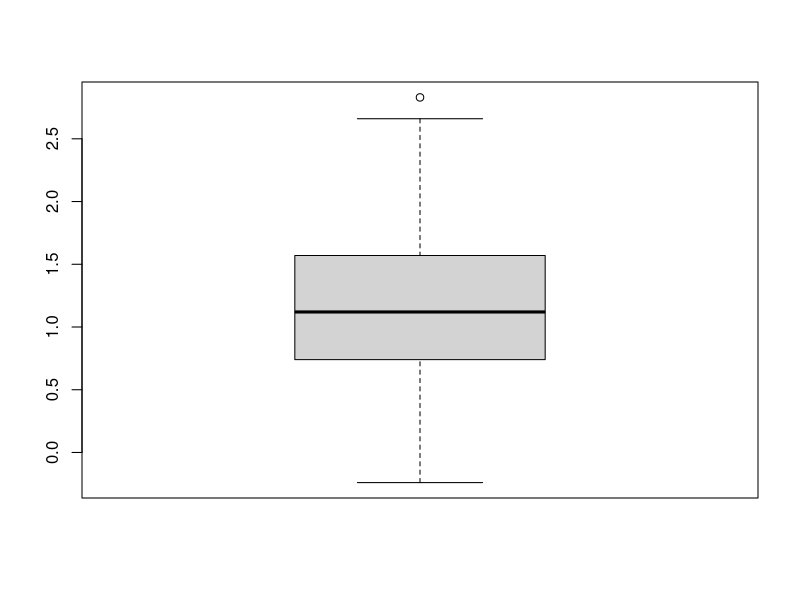
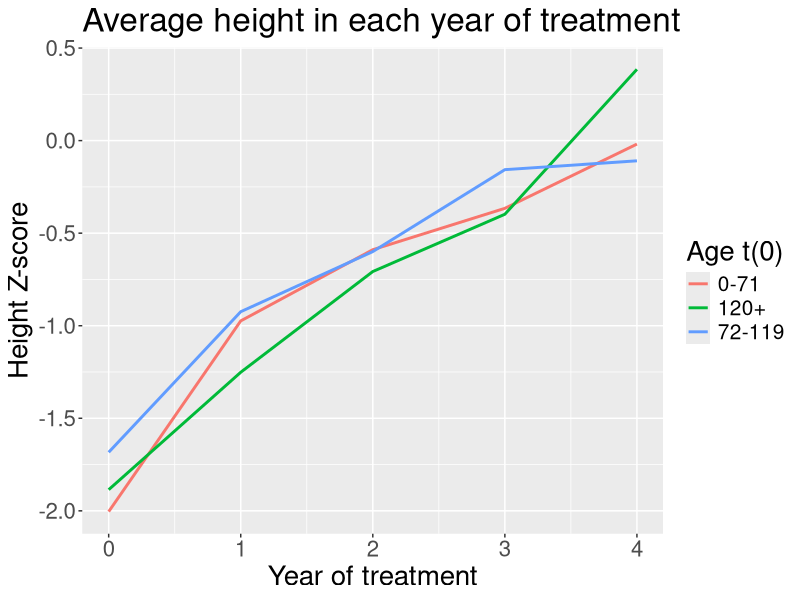
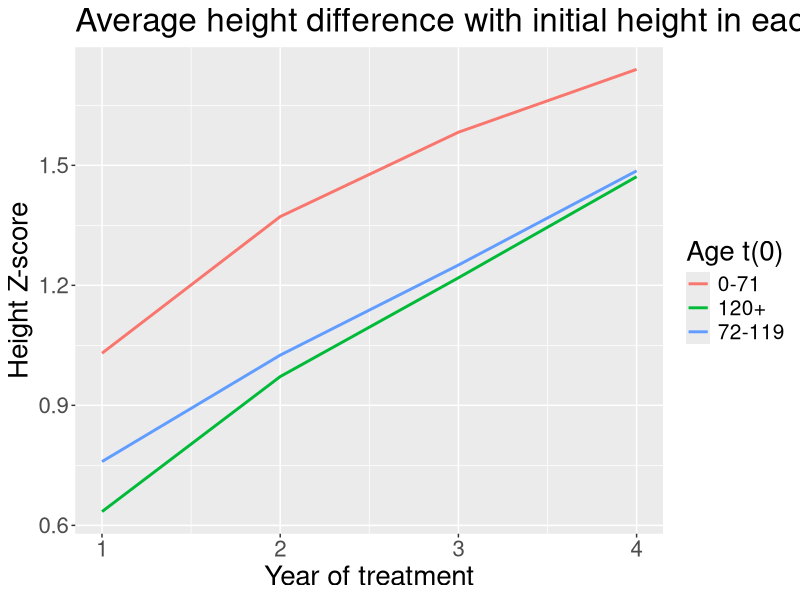
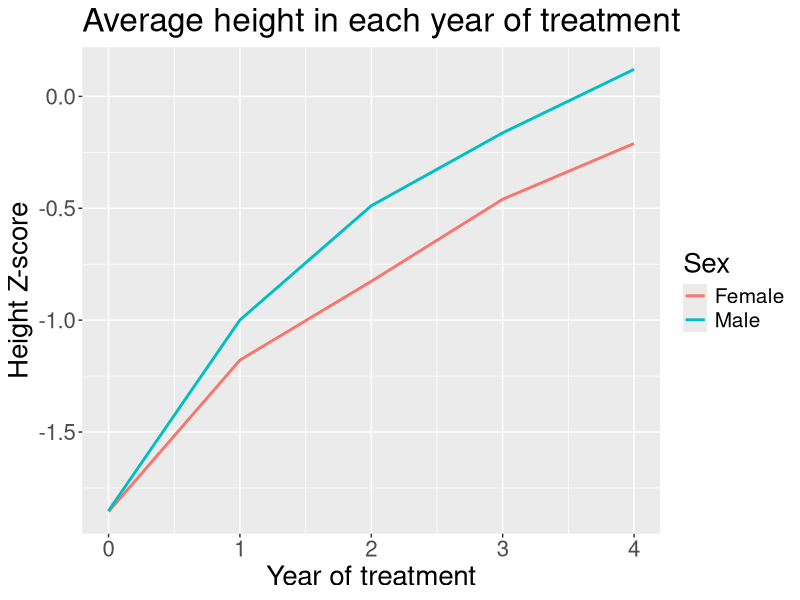
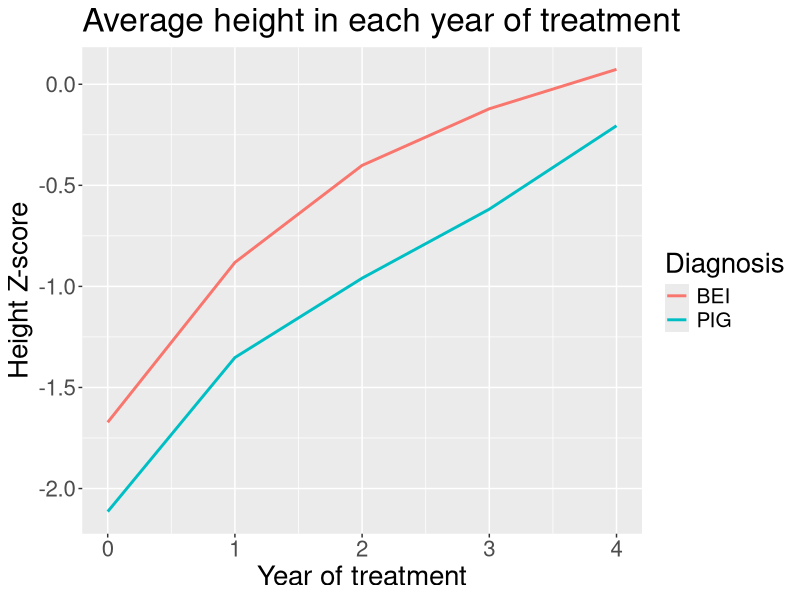
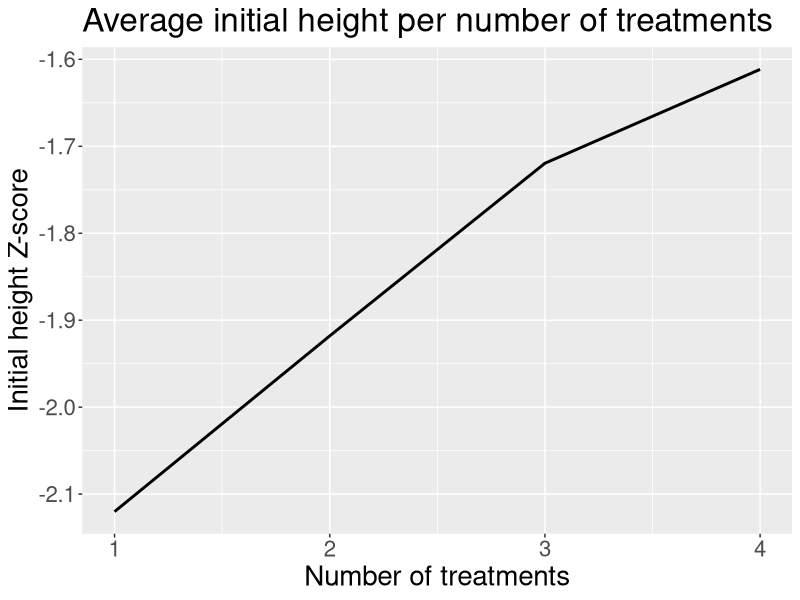
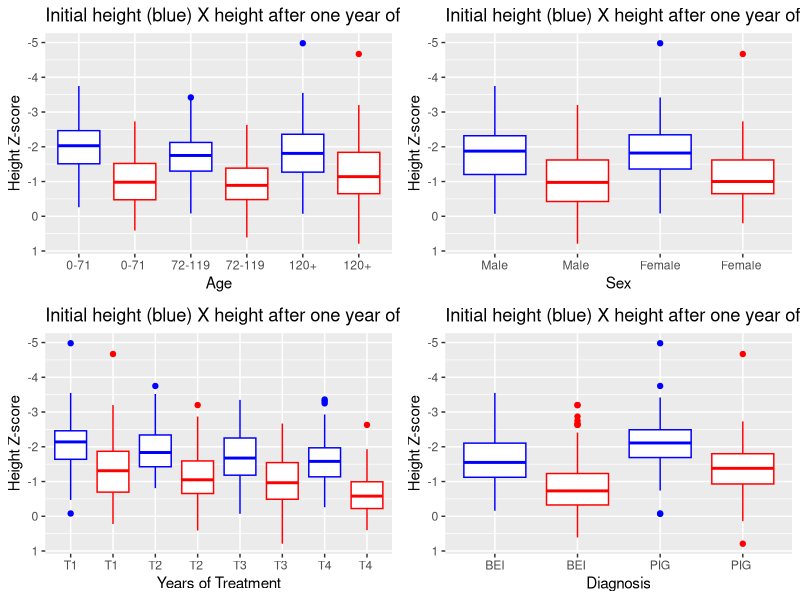
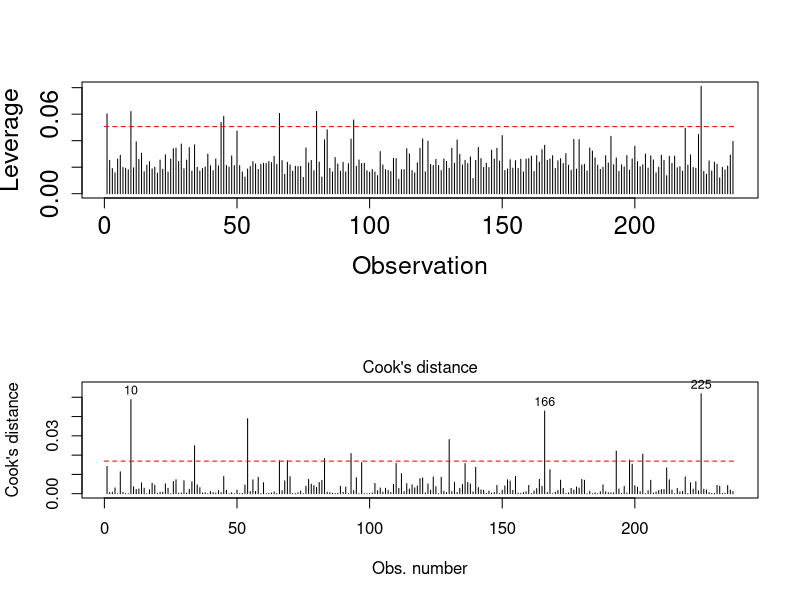

Source code (R) for these figures, in order:
## ---- chunk 1
library(data.table)
library(readxl)

dataset <- as.data.table(read_excel("PLANILHA.xlsx"))
dataset <- dataset[, c("SEXO", "ID_DIAG", "IDADE_INÍCIO", "HAZ_INÍCIO",
                        "HAZ_1ANOS", "HAZ_2ANOS", "HAZ_3ANOS", "HAZ_4ANOS")]
tail(dataset)

## ---- chunk 2

dataset[
  , `:=`(
    sexo_cat = ifelse(SEXO == 1, "Male", "Female"),
    grupo_idade_t0 = fcase(
      IDADE_INÍCIO >= 0 & IDADE_INÍCIO < 72, "0-71",
      IDADE_INÍCIO >= 72 & IDADE_INÍCIO < 120, "72-119",
      IDADE_INÍCIO >= 120, "120+"
    ),
    tratamento = fcase(
      !is.na(HAZ_4ANOS),                                       4,
      !is.na(HAZ_3ANOS) & is.na(HAZ_4ANOS),                    3,
      !is.na(HAZ_2ANOS) & is.na(HAZ_3ANOS) & is.na(HAZ_4ANOS), 2,
      is.na(HAZ_2ANOS) & is.na(HAZ_3ANOS) & is.na(HAZ_4ANOS),  1
    )
  )][,     
     diferenca := fcase(
       tratamento == 1, HAZ_1ANOS - `HAZ_INÍCIO`,
       tratamento == 2, HAZ_2ANOS - `HAZ_INÍCIO`,
       tratamento == 3, HAZ_3ANOS - `HAZ_INÍCIO`,
       tratamento == 4, HAZ_4ANOS - `HAZ_INÍCIO`
     )]
## ---- chunk 3
#A quick analysis of the difference variable, which will be the explanatory variable of the regression model in the future
summary(dataset$diferenca)
boxplot(dataset$diferenca)
## ---- chunk 4
dataset_aux <- copy(dataset)
dataset_aux <- dataset_aux[
  ,
  .(
    media0 = mean(HAZ_INÍCIO, na.rm = TRUE),
    media1 = mean(HAZ_1ANOS, na.rm = TRUE),
    media2 = mean(HAZ_2ANOS, na.rm = TRUE),
    media3 = mean(HAZ_3ANOS, na.rm = TRUE),
    media4 = mean(HAZ_4ANOS, na.rm = TRUE)
  ),
  by = .(grupo_idade_t0)
]
dataset_aux <- melt(dataset_aux, na.rm = FALSE, value.name = "media", id = "grupo_idade_t0")
dataset_aux[, aux := fcase(
  variable == "media0", 0,
  variable == "media1", 1,
  variable == "media2", 2,
  variable == "media3", 3,
  variable == "media4", 4
)]

library(ggplot2)
ggplot(dataset_aux, aes(x = aux, y = media, colour = grupo_idade_t0)) +
  geom_line(linewidth = 1) + 
  theme(legend.text = element_text(size = 15), legend.title = element_text(size = 20), text = element_text(size = 20)) +
  labs(title = "Average height in each year of treatment",
       y = "Height Z-score",
       x = "Year of treatment") +
  guides(color = guide_legend(title = "Age t(0)"))
## ---- chunk 5
dataset_aux <- copy(dataset)
dataset_aux <- dataset_aux[
  ,
  .(
    media1 = mean(HAZ_1ANOS - HAZ_INÍCIO, na.rm = TRUE),
    media2 = mean(HAZ_2ANOS - HAZ_INÍCIO, na.rm = TRUE),
    media3 = mean(HAZ_3ANOS - HAZ_INÍCIO, na.rm = TRUE),
    media4 = mean(HAZ_4ANOS - HAZ_INÍCIO, na.rm = TRUE)
  ),
  by = .(grupo_idade_t0)
]
dataset_aux <- melt(dataset_aux, na.rm = FALSE, value.name = "media", id = "grupo_idade_t0")
dataset_aux[, aux := fcase(
  variable == "media1", 1,
  variable == "media2", 2,
  variable == "media3", 3,
  variable == "media4", 4
)]

library(ggplot2)
ggplot(dataset_aux, aes(x = aux, y = media, colour = grupo_idade_t0)) +
  geom_line(linewidth = 1) + 
  theme(legend.text = element_text(size = 15), legend.title = element_text(size = 20), text = element_text(size = 20)) +
  labs(title = "Average height difference with initial height in each year of treatment",
       y = "Height Z-score",
       x = "Year of treatment") +
  guides(color = guide_legend(title = "Age t(0)"))
## ---- chunk 6
dataset_aux <- copy(dataset)
dataset_aux <- dataset_aux[
  ,
  .(
    media0 = mean(HAZ_INÍCIO, na.rm = TRUE),
    media1 = mean(HAZ_1ANOS, na.rm = TRUE),
    media2 = mean(HAZ_2ANOS, na.rm = TRUE),
    media3 = mean(HAZ_3ANOS, na.rm = TRUE),
    media4 = mean(HAZ_4ANOS, na.rm = TRUE)
  ),
  by = .(sexo_cat)
]
dataset_aux <- melt(dataset_aux, na.rm = FALSE, value.name = "media", id = "sexo_cat")
dataset_aux[, aux := fcase(
  variable == "media0", 0,
  variable == "media1", 1,
  variable == "media2", 2,
  variable == "media3", 3,
  variable == "media4", 4
)]

library(ggplot2)
ggplot(dataset_aux, aes(x = aux, y = media, colour = sexo_cat)) +
  geom_line(linewidth = 1) + 
  theme(legend.text = element_text(size = 15), legend.title = element_text(size = 20), text = element_text(size = 20)) +
  labs(title = "Average height in each year of treatment",
       y = "Height Z-score",
       x = "Year of treatment") +
  guides(color = guide_legend(title = "Sex"))
## ---- chunk 7
dataset_aux <- copy(dataset)
dataset_aux <- dataset_aux[
  ,
  .(
    media0 = mean(HAZ_INÍCIO, na.rm = TRUE),
    media1 = mean(HAZ_1ANOS, na.rm = TRUE),
    media2 = mean(HAZ_2ANOS, na.rm = TRUE),
    media3 = mean(HAZ_3ANOS, na.rm = TRUE),
    media4 = mean(HAZ_4ANOS, na.rm = TRUE)
  ),
  by = .(ID_DIAG)
]
dataset_aux <- melt(dataset_aux, na.rm = FALSE, value.name = "media", id = "ID_DIAG")
dataset_aux[, aux := fcase(
  variable == "media0", 0,
  variable == "media1", 1,
  variable == "media2", 2,
  variable == "media3", 3,
  variable == "media4", 4
)]

library(ggplot2)
ggplot(dataset_aux, aes(x = aux, y = media, colour = ID_DIAG)) +
  geom_line(linewidth = 1) + 
  theme(legend.text = element_text(size = 15), legend.title = element_text(size = 20), text = element_text(size = 20)) +
  labs(title = "Average height in each year of treatment",
       y = "Height Z-score",
       x = "Year of treatment") +
  guides(color = guide_legend(title = "Diagnosis"))
## ---- chunk 8
dataset_aux <- copy(dataset)
dataset_aux <- dataset_aux[
  ,
  .(
    media = mean(HAZ_INÍCIO, na.rm = TRUE)
  ),
  by = .(tratamento)
]

ggplot(dataset_aux, aes(x = tratamento, y = media)) +
  geom_line(linewidth = 1) + 
  theme(legend.text = element_text(size = 15), legend.title = element_text(size = 20), text = element_text(size = 20)) +
  labs(title = "Average initial height per number of treatments",
       y = "Initial height Z-score",
       x = "Number of treatments")
## ---- chunk 9
#Age group
dataset_aux <- copy(dataset)
dataset_aux1 <- dataset_aux[, c("HAZ_INÍCIO", "grupo_idade_t0")][, cor := "blue"]
dataset_aux2 <- dataset_aux[, c("HAZ_1ANOS", "grupo_idade_t0")][, cor := "red"]
dataset_aux2[, grupo_idade_t0 := fcase(
  grupo_idade_t0 == "0-71", "0-71 ",
  grupo_idade_t0 == "72-119", "72-119 ",
  grupo_idade_t0 == "120+", "120+ "
)]
names(dataset_aux1) <- c("variavel", "grupo_idade_t0", "cor")
names(dataset_aux2) <- c("variavel", "grupo_idade_t0", "cor")

dataset_aux3 <- rbind(dataset_aux1, dataset_aux2)
dataset_aux3[, grupo_idade_t0 := 
               factor(grupo_idade_t0,
                      levels = c("0-71", "0-71 ", "72-119", "72-119 ", "120+", "120+ "))]

b1 <- ggplot(data = dataset_aux3, aes(x = grupo_idade_t0, y = variavel, color = cor)) +
  geom_boxplot() +
  scale_color_identity() +
  labs(y = 'Height Z-score', 
       x = "Age",
       title = "Initial height (blue) X height after one year of treatment (red)") +
  scale_y_reverse()

#SEX
dataset_aux1 <- dataset_aux[, c("HAZ_INÍCIO", "sexo_cat")][, cor := "blue"]
dataset_aux2 <- dataset_aux[, c("HAZ_1ANOS", "sexo_cat")][, cor := "red"]
dataset_aux2[, sexo_cat := fcase(
  sexo_cat == "Male", "Male ",
  sexo_cat == "Female", "Female "
)]
names(dataset_aux1) <- c("variavel", "sexo_cat", "cor")
names(dataset_aux2) <- c("variavel", "sexo_cat", "cor")

dataset_aux3 <- rbind(dataset_aux1, dataset_aux2)
dataset_aux3[, sexo_cat := 
               factor(sexo_cat,
                      levels = c("Male", "Male ", "Female", "Female "))]

b2 <- ggplot(data = dataset_aux3, aes(x = sexo_cat, y = variavel, color = cor)) +
  geom_boxplot() +
  scale_color_identity() +
  labs(y = 'Height Z-score', 
       x = "Sex",
       title = "Initial height (blue) X height after one year of treatment (red)") +
  scale_y_reverse()

#TREATMENT
dataset_aux1 <- dataset_aux[, c("HAZ_INÍCIO", "tratamento")][, cor := "blue"][, tratamento := as.character(tratamento)]
dataset_aux1[, tratamento := fcase(tratamento == "1", "T1", tratamento == "2", "T2", tratamento == "3", "T3", tratamento == "4", "T4")]
dataset_aux2 <- dataset_aux[, c("HAZ_1ANOS", "tratamento")][, cor := "red"][, tratamento := as.character(tratamento)]
dataset_aux2[, tratamento := fcase(tratamento == "1", "T1", tratamento == "2", "T2", tratamento == "3", "T3", tratamento == "4", "T4")]
dataset_aux2[, tratamento := fcase(
  tratamento == "T1", "T1 ",
  tratamento == "T2", "T2 ",
  tratamento == "T3", "T3 ",
  tratamento == "T4", "T4 "
)]
names(dataset_aux1) <- c("variavel", "tratamento", "cor")
names(dataset_aux2) <- c("variavel", "tratamento", "cor")

dataset_aux3 <- rbind(dataset_aux1, dataset_aux2)
dataset_aux3[, tratamento := 
               factor(tratamento,
                      levels = c("T1", "T1 ", "T2", "T2 ","T3", "T3 ","T4", "T4 "))]

b3 <- ggplot(data = dataset_aux3, aes(x = tratamento, y = variavel, color = cor)) +
  geom_boxplot() +
  scale_color_identity() +
  labs(y = 'Height Z-score', 
       x = "Years of Treatment",
       title = "Initial height (blue) X height after one year of treatment (red)") +
  scale_y_reverse()

#DIAGNOSIS
dataset_aux1 <- dataset_aux[, c("HAZ_INÍCIO", "ID_DIAG")][, cor := "blue"]
dataset_aux2 <- dataset_aux[, c("HAZ_1ANOS", "ID_DIAG")][, cor := "red"]
dataset_aux2[, ID_DIAG := fcase(
  ID_DIAG == "BEI", "BEI ",
  ID_DIAG == "PIG", "PIG "
)]
names(dataset_aux1) <- c("variavel", "ID_DIAG", "cor")
names(dataset_aux2) <- c("variavel", "ID_DIAG", "cor")

dataset_aux3 <- rbind(dataset_aux1, dataset_aux2)
dataset_aux3[, ID_DIAG := 
               factor(ID_DIAG,
                      levels = c("BEI", "BEI ","PIG", "PIG "))]

b4 <- ggplot(data = dataset_aux3, aes(x = ID_DIAG, y = variavel, color = cor)) +
  geom_boxplot() +
  scale_color_identity() +
  labs(y = 'Height Z-score', 
       x = "Diagnosis",
       title = "Initial height (blue) X height after one year of treatment (red)") +
  scale_y_reverse()

library(gridExtra)
grid.arrange(b1, b2, b3, b4, ncol = 2)

#Cleaning the environment
rm(dataset_aux, dataset_aux1, dataset_aux2, dataset_aux3, b1, b2, b3, b4)
invisible(gc())

## ---- chunk 10
haz_in <- dataset$HAZ_INÍCIO
haz_1 <- dataset$HAZ_1ANOS
test <- cbind(haz_in, haz_1)

library(nortest)
t1 <- ks.test(test,"pnorm", mean=mean(test), sd=sd(test)) # KS
t2 <- lillie.test(test) # Lilliefors
t3 <- cvm.test(test) # Cramer-von Mises
t4 <- ad.test(test) # Anderson-Darling

# Result Table
testes <- c(t1$method, t2$method, t3$method, t4$method)
estt <- as.numeric(c(t1$statistic, t2$statistic, t3$statistic, t4$statistic))
pvalue <- c(t1$p.value, t2$p.value, t3$p.value, t4$p.value)
results <- cbind(estt, pvalue)
rownames(results) <- testes
colnames(results) <- c("Statistics", "p-value")
print(results, digits = 4)

## ---- chunk 11
t071 <- t.test(dataset[grupo_idade_t0 == "0-71", "HAZ_INÍCIO"], 
               dataset[grupo_idade_t0 == "0-71", "HAZ_1ANOS"])
t72119 <- t.test(dataset[grupo_idade_t0 == "72-119", "HAZ_INÍCIO"], 
                 dataset[grupo_idade_t0 == "72-119", "HAZ_1ANOS"])
t120 <- t.test(dataset[grupo_idade_t0 == "120+", "HAZ_INÍCIO"], 
               dataset[grupo_idade_t0 == "120+", "HAZ_1ANOS"])

group <- c("0 to 71", "72 to 119", "120+")
ci1 <- as.numeric(c(t071$conf.int[1], t72119$conf.int[1], t120$conf.int[1]))
ci2 <- as.numeric(c(t071$conf.int[2], t72119$conf.int[2], t120$conf.int[2]))
pvalue <- c(t071$p.value, t72119$p.value, t120$p.value)
results <- cbind(ci1, ci2, pvalue)
rownames(results) <- paste0("t-test age ", group)
colnames(results) <- c("ci_lower", "ci_upper", "p-value")
print(results, digits = 4)
## ---- chunk 12
male <- t.test(dataset[sexo_cat == "Male", "HAZ_INÍCIO"], 
               dataset[sexo_cat == "Male", "HAZ_1ANOS"])
female <- t.test(dataset[sexo_cat == "Female", "HAZ_INÍCIO"], 
                 dataset[sexo_cat == "Female", "HAZ_1ANOS"])

group <- c("male", "female")
ci1 <- as.numeric(c(male$conf.int[1], female$conf.int[1]))
ci2 <- as.numeric(c(male$conf.int[2], female$conf.int[2]))
pvalue <- c(male$p.value, female$p.value)
results <- cbind(ci1, ci2, pvalue)
rownames(results) <- paste0("t-test for ", group)
colnames(results) <- c("ci_lower", "ci_upper", "p-value")
print(results, digits = 4)
## ---- chunk 13
bei <- t.test(dataset[ID_DIAG == "BEI", "HAZ_INÍCIO"], 
              dataset[ID_DIAG == "BEI", "HAZ_1ANOS"])
pig <- t.test(dataset[ID_DIAG == "PIG", "HAZ_INÍCIO"], 
              dataset[ID_DIAG == "PIG", "HAZ_1ANOS"])

group <- c("bei", "pig")
ci1 <- as.numeric(c(bei$conf.int[1], pig$conf.int[1]))
ci2 <- as.numeric(c(bei$conf.int[2], pig$conf.int[2]))
pvalue <- c(bei$p.value, pig$p.value)
results <- cbind(ci1, ci2, pvalue)
rownames(results) <- paste0("t-test for ", group)
colnames(results) <- c("ci_lower", "ci_upper", "p-value")
print(results, digits = 4)
## ---- chunk 14
t1 <- t.test(dataset[tratamento == 1, "HAZ_INÍCIO"], 
             dataset[tratamento == 1, "HAZ_1ANOS"])
t2 <- t.test(dataset[tratamento == 2, "HAZ_INÍCIO"], 
             dataset[tratamento == 2, "HAZ_1ANOS"])
t3 <- t.test(dataset[tratamento == 3, "HAZ_INÍCIO"], 
             dataset[tratamento == 3, "HAZ_1ANOS"])
t4 <- t.test(dataset[tratamento == 4, "HAZ_INÍCIO"], 
             dataset[tratamento == 4, "HAZ_1ANOS"])

group <- c("1yrs treatment", "2yrs treatment", "3yrs treatment", "4yrs treatment")
ci1 <- as.numeric(c(t1$conf.int[1], t2$conf.int[1], t3$conf.int[1], t4$conf.int[1]))
ci2 <- as.numeric(c(t1$conf.int[2], t2$conf.int[2], t3$conf.int[2], t4$conf.int[2]))
pvalue <- c(t1$p.value, t2$p.value, t3$p.value, t4$p.value)
results <- cbind(ci1, ci2, pvalue)
rownames(results) <- paste0("t-test for ", group)
colnames(results) <- c("ci_lower", "ci_upper", "p-value")
print(results, digits = 4)
## ---- chunk 15
#Cleaning the environment
rm(results, pvalue, ci2, ci1, group, t4, t3, t2, t1, pig, bei, female, 
   male, t120, t72119, t071, estt, testes, test, haz_1, haz_in)
invisible(gc())
## ---- chunk 16
#To help interpret the model, the variable age in months was transformed into age in years.
dataset[, `IDADE_INÍCIO` := `IDADE_INÍCIO`/12]
fit <- lm(diferenca ~ tratamento + HAZ_INÍCIO + `IDADE_INÍCIO` + SEXO + ID_DIAG, data = dataset)
summary(fit)
## ---- chunk 17
# The confidence interval of the coefficients
confint(fit)
## ---- chunk 18
car::vif(fit)
## ---- chunk 19
# Number of observations
n <- nrow(dataset)

#Number of coeficients
k <- length(fit$coef) 	

#Leverage cut
corte.hii<- 2*k/n	
#Cookis distance cut
corte.cook<- 4/n

par(mfrow = c(2, 1))

plot(hatvalues(fit), type = "h", cex.lab = 1.5, cex.axis = 1.5,
     xlab = "Observation", ylab = "Leverage",
     ylim = c(0, max(max(hatvalues(fit)), corte.hii)))
lines(c(0, n + 1), c(corte.hii, corte.hii), col = 'red', lty = 2)

plot(fit, which = 4)
lines(c(0, n + 1), c(corte.cook, corte.cook), col = 'red', lty = 2)

# Higher Leverages
hatv <- order(hatvalues(fit),decreasing=TRUE)[1:10]
hatv
# Higher Cooks Distance
cooks <- order(cooks.distance(fit),decreasing=TRUE)[1:10]	
cooks

#Higher leveragens and cook distance at the same time
critic_points <- Reduce(intersect, list(hatv, cooks))
critic_points

## ---- chunk 20
#Standardized Residuals
sr<- rstandard(fit)
par(mfrow = c(1, 2))

plot(sr, pch = 20, cex.lab = 1.5, cex.axis = 1.5, 
     xlab = "Observation", ylab = "Standardized Residuals",
     ylim = c(min(-2, min(sr)), max(2, max(sr))))
lines(c(0, n + 1), c(2, 2), col = 'red', lty = 2)
lines(c(0, n + 1), c(-2, -2), col = 'red', lty = 2)
high_residuals <- which(abs(sr) > 2)
points(high_residuals, sr[high_residuals], col = "red", pch = 20)
text(high_residuals, sr[high_residuals], labels = round(sr[high_residuals], 2),
     pos = 3, col = "red", cex = 0.7)

boxplot(sr, pch = 20, cex.lab = 1.5, cex.axis = 1.5, xlab = "Standardized Residuals")

## ---- chunk 21
t1 <- ks.test(sr,"pnorm") # KS
t2 <- lillie.test(sr) # Lilliefors
t3 <- cvm.test(sr) # Cramer-von Mises
t4 <- shapiro.test(sr) # Shapiro-Wilk
t5 <- sf.test(sr) # Shapiro-Francia
t6 <- ad.test(sr) # Anderson-Darling
# Tabela de resultados
testes <- c(t1$method, t2$method, t3$method, t4$method, t5$method, t6$method)
estt <- as.numeric(c(t1$statistic, t2$statistic, t3$statistic, t4$statistic, t5$statistic, t6$statistic))
valorp <- c(t1$p.value, t2$p.value, t3$p.value, t4$p.value, t5$p.value, t6$p.value)
resultados <- cbind(estt, valorp)
rownames(resultados) <- testes
colnames(resultados) <- c("Statistic", "p-value")
print(resultados, digits = 4)
## ---- chunk 22
# Breusch-Pagan Test
lmtest::bptest(fit) 
